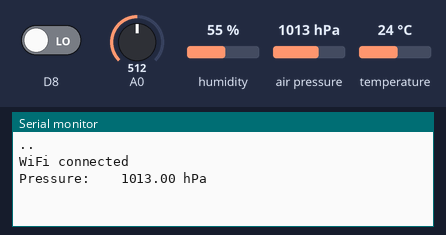
Simulated run of this sketch. Board: ESP8266 (NodeMCU). On the bench: the last lines printed to the serial monitor. The inputs (shaded band) are chosen by the test bench; at power-on: air pressure 1013 hPa, D8 LOW, A0 = 512, humidity 55 %, temperature 24 °C. WiFi joins after 1.5 s; servers stay silent unless stated; uploads are accepted with an empty reply.

Above: at 3.2 s.
3.3 s: air pressure set to 952 hPa
At 10.5 s:
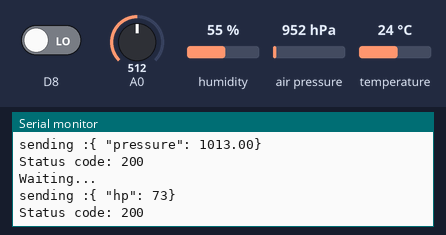
11.1 s: D8 driven HIGH
20.3 s: A0 set to 716
At 23.5 s:
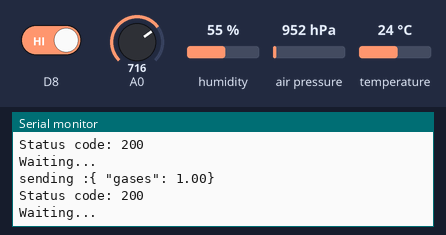
28.1 s: humidity set to 22 %
At 29.11 s:
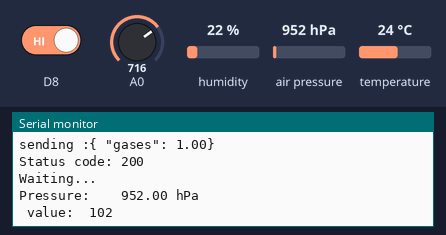
35.9 s: A0 set to 992
At 39.8 s:
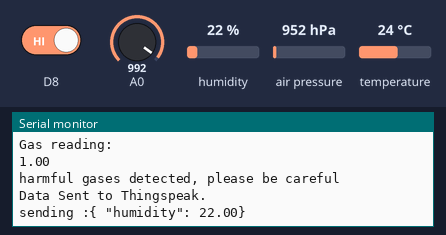
43.7 s: temperature set to 12 °C
At 50.41 s:
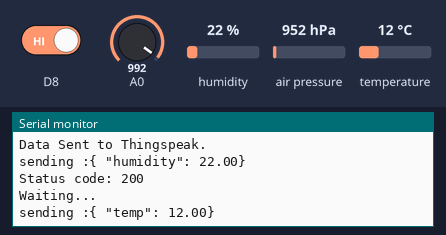
Timing chart, 0 to 51.9 s (numbered marks = the images above; inputs shaded):
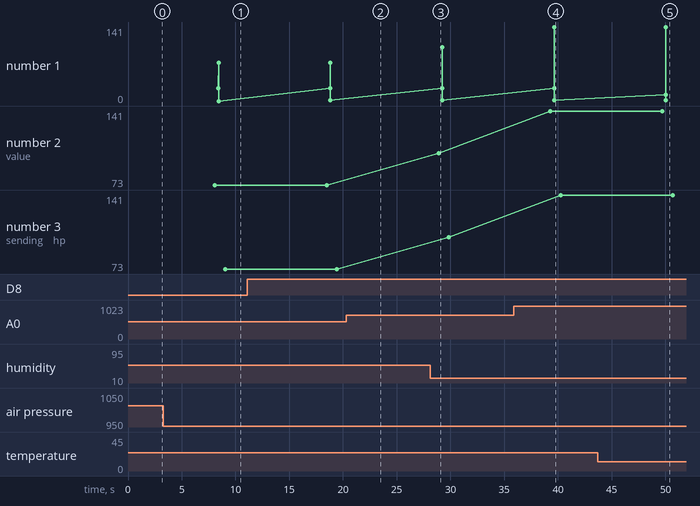

Measured:
- after the input at 35.9 s, the serial monitor: prints a new line after 3.4 s (image 4)
- after the input at 43.7 s, the serial monitor: prints a new line after 6.3 s (image 5)
- plotted number 1: 0 → 1 after the input at 11.1 s
- plotted number 2: 102 → 141 after the input at 35.9 s
- plotted number 3: 102 → 141 after the input at 35.9 s

The sketch:

IOAHT.ino
```cpp
#include <Wire.h>
#include <dht.h>  // addition of dth11(Humidity and Temperature Sensor) Library!!!
#include <ThingSpeak.h>
#include <ESP8266WiFi.h>
#include<WiFiClient.h>
#include <ESP8266HTTPClient.h>
#include <ESP8266WebServer.h>
ESP8266WebServer server(80);
#include <Adafruit_Sensor.h>
#include <Adafruit_BMP085_U.h>

double alpha = 0.75;
static double oldValue = 0;
int period = 20;
double refresh = 0.0;

String apiKey = "3A2R29RC1IARUSRP";     //Key from ThingSpeak(Channel Id)
const char *ssid =  "INDRA";
const char *pass =  "33335555";
const char* server_ = "api.thingspeak.com";
dht11 DHT; // Creats a DHT object
Adafruit_BMP085_Unified bmp = Adafruit_BMP085_Unified(10085);


#define DHTPIN 0       //dht11 connection pin
WiFiClient client;
/////////////////////////////////////////////////////////////////////////////////

void root() {
  server.send(200, "text/plain", "Welcome to IoAHT web server");
}


void get_current_temperature() {
  float temp = DHT.temperature;
  String result = "Current Temperature = " + String(temp);
  server.send(200, "text/plain", result);
}

void get_current_humidity() {
  float humidity = DHT.humidity;
  String result = "Current Humidity = " + String(humidity);
  server.send(200, "text/plain", result);
}

void get_current_pressure() {
  sensors_event_t event;
  bmp.getEvent(&event);
  long up = event.pressure;
  String result = "Current Pressure = " + String(up);
  server.send(200, "text/plain", result);
}

/*void get_current_pulses() {
  float temp = analogRead(A0);
  String result = "Current Temperature = " + String(temp);
  server.send(200, "text/plain", result);
  }*/

void get_current_gases() {
  float gas = digitalRead(D8);
  String result = "Current Gas_Reading = " + String(gas / 10);
  server.send(200, "text/plain", result);
}

void setup()
{
  Serial.begin(115200);
  Serial.flush();
  pinMode(D8, INPUT);
  delay(10);
  pinMode(A0, INPUT);
  delay(10);
  WiFi.begin(ssid, pass);

  while (WiFi.status() != WL_CONNECTED)
  {
    delay(1000);
    Serial.print(".");
    delay(1);
  }
  Serial.println("");
  Serial.println("WiFi connected");

  if (!bmp.begin())
  {
    /* There was a problem detecting the BMP085 ... check your connections */
    Serial.print("Ooops, no BMP085 detected ... Check your wiring or I2C ADDR!");
    while (1);
  }

  server.on("/", HTTP_GET, root);
  server.on("/temp", HTTP_POST, get_current_temperature);
  server.on("/humidity", HTTP_GET, get_current_humidity);
  server.on("/pressure", HTTP_GET, get_current_pressure);
  // server.on("/pulse", HTTP_GET, get_current_pulses);
  server.on("/gas", HTTP_GET, get_current_gases);

  server.begin();

}

void loop()
{
  server.handleClient();
  delay(1000);
  int readData = DHT.read(DHTPIN); // Reads the data from the sensor
  float temp = DHT.temperature; // Gets the values of the temperature
  float hum = DHT.humidity;
  float gas = digitalRead(D8);

  sensors_event_t event;
  bmp.getEvent(&event);

  if (event.pressure)
  {
    /* Display atmospheric pressue in hPa */
    Serial.print("Pressure:    ");
    Serial.print(event.pressure);
    Serial.println(" hPa");
  }

  delay(5000);
  int beats;
  int beat = analogRead(A0);
  double pulse = alpha * oldValue + (0 - alpha) * beat;
  refresh = pulse - oldValue;
  Serial.print(" value:  ");
  Serial.println(beat / 7);
  beats = beat / 7;
  oldValue = pulse;
  double oldrefresh = refresh;
  delay(period * 7);
  if (client.connect(server_, 80))  //api.thingspeak.com
  {

    String postStr = apiKey;
    postStr += "&field1=";
    postStr += String(temp);
    postStr += "&field2=";
    postStr += String(hum);
    postStr += "&field3=";
    postStr += String(event.pressure);
    postStr += "&field4=";
    postStr += String(beats);
    postStr += "&field5=";
    postStr += String(gas);
    //postStr += "&field6=";
    //postStr += String(gas / 10);
    postStr += "\r\n\r\n";


    client.print("POST /update HTTP/1.1\n");
    client.print("Host: api.thingspeak.com\n");
    client.print("Connection: close\n");
    client.print("X-THINGSPEAKAPIKEY: " + apiKey + "\n");
    client.print("Content-Type: application/x-www-form-urlencoded\n");
    client.print("Content-Length: ");
    client.print(postStr.length());
    client.print("\n\n");
    client.print(postStr);

    Serial.println();
    Serial.print("Compensated pressure P = ");
    Serial.print(event.pressure);
    Serial.print(" (");
    Serial.println(event.pressure);
    Serial.print(" hPa)");
    Serial.println();
    Serial.println("Temperature: ");
    Serial.print(temp);
    Serial.println();
    Serial.println(" degrees Celcius, Humidity: ");
    Serial.print(hum);
    Serial.print("%");
    Serial.println();
    Serial.println("Heart Pulses: ");
    Serial.print(beats);
    Serial.println();
    Serial.println("Gas reading: ");
    Serial.print(gas);
    Serial.println();
    if(gas==1)
    {
        Serial.println("harmful gases detected, please be careful");
    }

    Serial.println("Data Sent to Thingspeak.");
  }
  client.stop();
  /******************DONE WITH THINGSPEAK***************************************/
  HTTPClient httpClient;
  String body1 = "{ \"humidity\": " + String(hum) + "}";
  Serial.println("sending :" + body1);
  String url1 = "http://192.168.43.89:5000/humidity";

  httpClient.begin(url1);
  httpClient.addHeader("Content-Type", "application/json");
  int code1 = httpClient.POST(body1);

  Serial.println("Status code: " + String(code1));
  httpClient.end();

  Serial.println("Waiting...");

  /**********************************temp****************************************/
  String body2 = "{ \"temp\": " + String(temp) + "}";
  Serial.println("sending :" + body2);
  String url2 = "http://192.168.43.89:5000/temp";

  httpClient.begin(url2);
  httpClient.addHeader("Content-Type", "application/json");
  int code2 = httpClient.POST(body2);

  Serial.println("Status code: " + String(code2));
  httpClient.end();


  Serial.println("Waiting...");
  /**************************pressure********************************************/


  String body3 = "{ \"pressure\": " + String(event.pressure) + "}";
  Serial.println("sending :" + body3);
  String url3 = "http://192.168.43.89:5000/pressure";

  httpClient.begin(url3);
  httpClient.addHeader("Content-Type", "application/json");
  int code3 = httpClient.POST(body3);

  Serial.println("Status code: " + String(code3));
  httpClient.end();


  Serial.println("Waiting...");


  /****************************************Pulses*************************************/
  String body4 = "{ \"hp\": " + String(beats) + "}";
  Serial.println("sending :" + body4);
  String url4 = "http://192.168.43.89:5000/hp";

  httpClient.begin(url4);
  httpClient.addHeader("Content-Type", "application/json");
  int code4 = httpClient.POST(body4);

  Serial.println("Status code: " + String(code4));
  httpClient.end();
  delay(2000);


  Serial.println("Waiting...");
  delay(1000);
  /***************************************Gases**************************************/
  String body5 = "{ \"gases\": " + String(gas) + "}";
  Serial.println("sending :" + body5);

  String url5 = "http://192.168.43.89:5000/gases";

  httpClient.begin(url5);
  httpClient.addHeader("Content-Type", "application/json");
  int code5 = httpClient.POST(body5);

  Serial.println("Status code: " + String(code5));

  httpClient.end();


  Serial.println("Waiting...");
}
```
